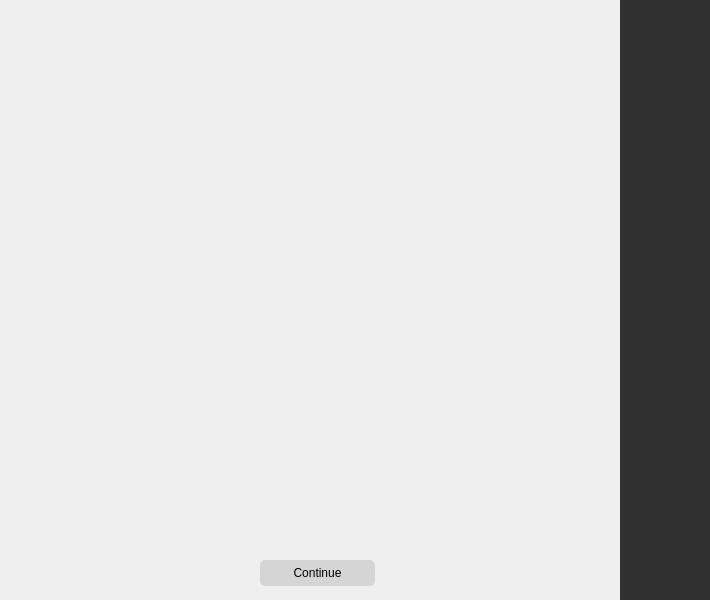
<?xml version="1.0" encoding="UTF-8"?>
<ui version="4.0">
 <class>ReceiptView</class>
 <widget class="QWidget" name="ReceiptView">
  <property name="geometry">
   <rect>
    <x>0</x>
    <y>0</y>
    <width>710</width>
    <height>600</height>
   </rect>
  </property>
  <property name="windowTitle">
   <string>Form</string>
  </property>
  <property name="styleSheet">
   <string notr="true">QWidget#vacationReceipt
{
background-color: #97FFB0;
}

QWidget#ReceiptWidget
{
background-color: transparent;
}

QWidget#rightBar_2
{
background-color: #303030;
}</string>
  </property>
  <widget class="QWidget" name="ReceiptWidget" native="true">
   <property name="geometry">
    <rect>
     <x>110</x>
     <y>50</y>
     <width>400</width>
     <height>500</height>
    </rect>
   </property>
  </widget>
  <widget class="QWidget" name="rightBar_2" native="true">
   <property name="geometry">
    <rect>
     <x>620</x>
     <y>0</y>
     <width>90</width>
     <height>600</height>
    </rect>
   </property>
   <property name="sizePolicy">
    <sizepolicy hsizetype="Fixed" vsizetype="Fixed">
     <horstretch>0</horstretch>
     <verstretch>0</verstretch>
    </sizepolicy>
   </property>
  </widget>
  <widget class="QPushButton" name="continueToNext">
   <property name="geometry">
    <rect>
     <x>260</x>
     <y>560</y>
     <width>115</width>
     <height>26</height>
    </rect>
   </property>
   <property name="styleSheet">
    <string notr="true">color:black;
background:#D5D5D5;
border-radius:5px;</string>
   </property>
   <property name="text">
    <string>Continue</string>
   </property>
  </widget>
 </widget>
 <resources/>
 <connections/>
</ui>
